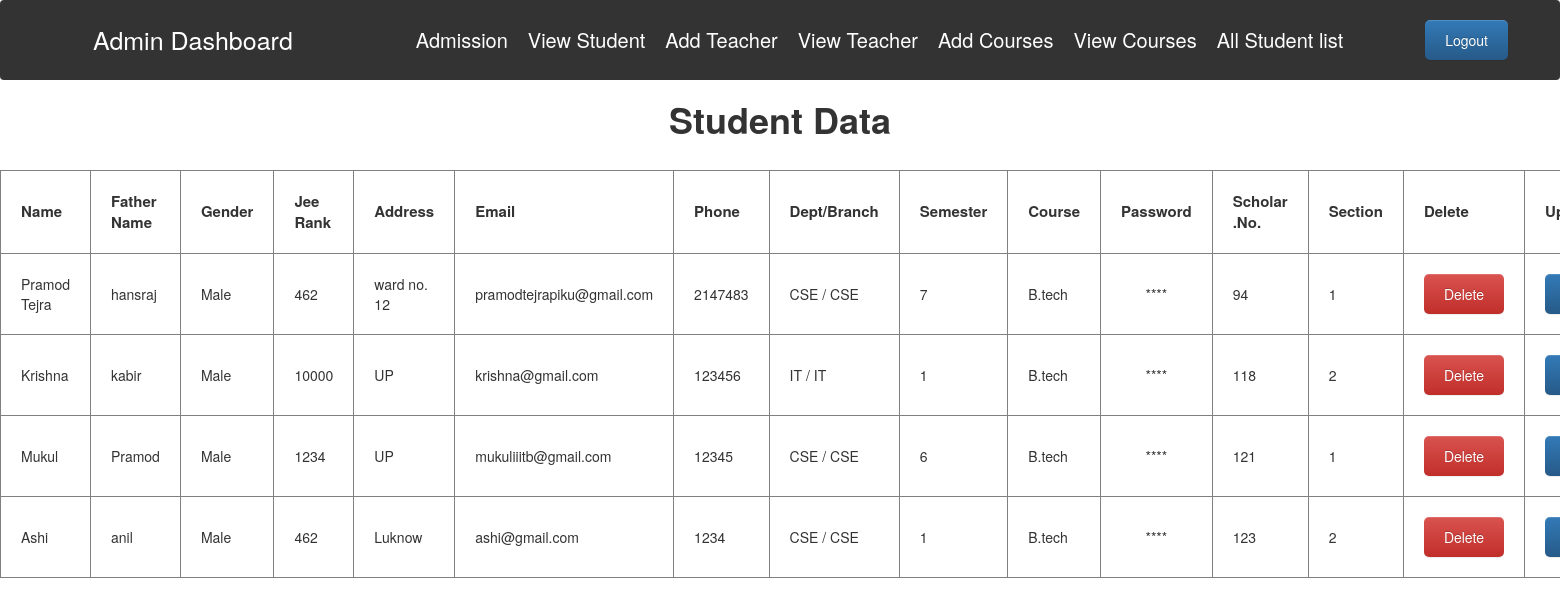
Screenshot of /Admin/StudentControl/view_student.php (signed in) with the database file from the repository.
### tables this page shows
CREATE TABLE `approve_user` (
  `username` varchar(50) NOT NULL,
  `mrms` text NOT NULL,
  `schno` int(11) NOT NULL,
  `name` varchar(50) DEFAULT NULL,
  `father` text NOT NULL,
  `address` varchar(50) NOT NULL,
  `gender` text NOT NULL,
  `jeerank` int(50) NOT NULL,
  `email` varchar(50) DEFAULT NULL,
  `phone` int(50) DEFAULT NULL,
  `department` varchar(50) DEFAULT NULL,
  `branch` varchar(50) DEFAULT NULL,
  `year` int(5) NOT NULL,
  `semester` int(50) DEFAULT NULL,
  `course` varchar(50) DEFAULT NULL,
  `section` int(50) DEFAULT NULL,
  `password` varchar(50) NOT NULL
);

### Admin/StudentControl/view_student.php (the view, shortened to what this page needs)
<?php
    $host="localhost";
    $user="root";
    $password="";
    $db="iiit_b";
    $data=mysqli_connect($host,$user,$password,$db);
    $sql="SELECT * from approve_user";
    $result=mysqli_query($data,$sql);
?>
<!DOCTYPE html>
<html lang="en">
<head>
    <link rel="stylesheet" href="https://cdn.jsdelivr.net/npm/bootstrap@3.3.7/dist/css/bootstrap.min.css">
    <link rel="stylesheet" href="https://cdn.jsdelivr.net/npm/bootstrap@3.3.7/dist/css/bootstrap-theme.min.css">
</head>
<body>
    <?php
                include '../TeacherControl/admin_sidebar.php';
    ?>
        <div class="content">
            <center>
            <h1 style="font-weight:550;">Student Data</h1>
            <br>
             <table border="1px">
                <tr>
                <th style="padding:20px; font-size:15px">Name</th>
                <th style="padding:20px; font-size:15px">Father Name</th>
                <th style="padding:20px; font-size:15px">Gender</th>
                <th style="padding:20px; font-size:15px">Jee Rank</th>
                <th style="padding:20px; font-size:15px;">Address</th>
                <th style="padding:20px; font-size:15px;">Email</th>
                <th style="padding:20px; font-size:15px;">Phone</th>
                <th style="padding:20px; font-size:15px;">Dept/Branch</th>
                <th style="padding:20px; font-size:15px">Semester</th>
                <th style="padding:20px; font-size:15px">Course</th>
                <th style="padding:20px; font-size:15px">Password</th>
                <th style="padding:20px; font-size:15px">Scholar .No.</th>
                <th style="padding:20px; font-size:15px">Section</th>
                <th style="padding:20px; font-size:15px">Delete</th>
                <th style="padding:20px; font-size:15px">Update</th>
                </tr>
                <?php
                while($info=$result->fetch_assoc())
                {
                ?>
                <tr>
                <td style="padding:20px;"><?php echo "{$info['name']}"; ?></td>
                <td style="padding:20px;"><?php echo "{$info['father']}"; ?></td>
                <td style="padding:20px;"><?php echo "{$info['gender']}"; ?></td>
                <td style="padding:20px;"><?php echo "{$info['jeerank']}"; ?></td>
                <td style="padding:20px;"><?php echo "{$info['address']}"; ?></td>
                <td style="padding:20px;"><?php echo "{$info['email']}"; ?></td>
                <td style="padding:20px;"><?php echo "{$info['phone']}"; ?></td>
                <td style="padding:20px;"><?php echo "{$info['department']} "; echo "/"; echo " {$info['branch']}"; ?></td>
                <td style="padding:20px;"><?php echo "{$info['semester']}"; ?></td>
                <td style="padding:20px;"><?php echo "{$info['course']}"; ?></td>
                <td style="padding:20px; text-align: center"><input style="width: 70px;" type="hidden" value="<?php echo "{$info['password']}"; ?>" readonly>****</td>
                <td style="padding:20px;"><?php echo "{$info['schno']}"; ?></td>
                <td style="padding:20px;"><?php echo "{$info['section']}"; ?></td>
                <td style="padding:20px;"><?php echo "<a class ='btn btn-danger' onClick=\" javascript:return confirm('Are You Sure to Delete this');\"  href='delete_student.php?schno_id={$info['schno']}'>Delete</a>"; ?></td>
                <td style="padding:20px;"><?php echo "<a class ='btn btn-primary' href='update_student.php?schno_id={$info['schno']}'>Update</a>"; ?></td>
                </tr>
                <?php
                }
                ?>
             </table>
             </center>
        </div>
</body>
</html>

### Admin/TeacherControl/admin_sidebar.php (style rules this page uses)
.btn { padding: 10px 20px; background-color: #007bff; color: white; border: none; border-radius: 5px; cursor: pointer; }

### rows the page displays
approve_user: name "Pramod Tejra", father "hansraj", gender "Male", jeerank "462", address "ward no. 12", email "pramodtejrapiku@gmail.com", phone "2147483", department "CSE", branch "CSE", semester "7", course "B.tech", schno "94", section "1"
approve_user: name "Krishna", father "kabir", gender "Male", jeerank "10000", address "UP", email "krishna@gmail.com", phone "123456", department "IT", branch "IT", semester "1", course "B.tech", schno "118", section "2"
approve_user: name "Mukul", father "Pramod", gender "Male", jeerank "1234", address "UP", email "mukuliiitb@gmail.com", phone "12345", department "CSE", branch "CSE", semester "6", course "B.tech", schno "121", section "1"
approve_user: name "Ashi", father "anil", gender "Male", jeerank "462", address "Luknow", email "ashi@gmail.com", phone "1234", department "CSE", branch "CSE", semester "1", course "B.tech", schno "123", section "2"
